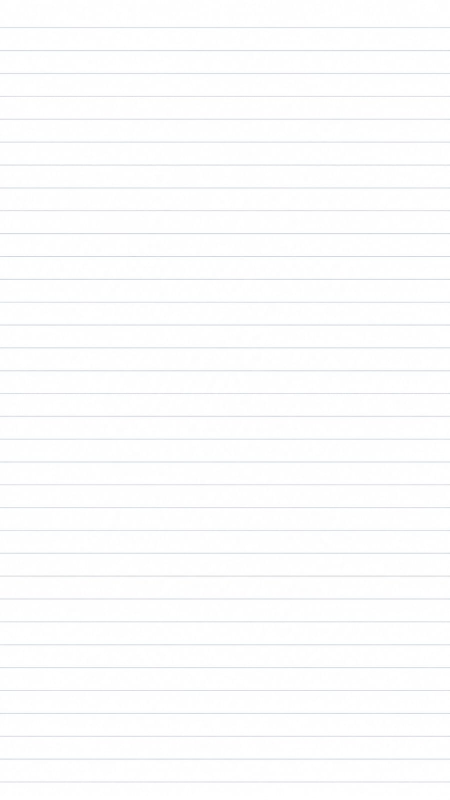
#> input picture BlankPage.jpeg, 900 x 1600 px (shown at 1/2 size); its folder holds only this picture in this run
$ python -i api.py   (imports and definitions only)
#> lines starting #> are read from the running program, lines starting #| are printed output that depends on the picture
#> further down, picture is the input picture: PIL image 900x1600 RGB; mean R, G, B 252.4, 252.7, 253
"""The OpenAI images/edits call, ported from notes-editor's handwrite.py.

Kept on stdlib ``urllib`` + hand-rolled multipart rather than the ``openai``
SDK, deliberately: this is the exact request shape that produces the approved
notes-editor output — ``image[]`` as repeated parts with the canvas first, and
``input_fidelity=high`` to hold the base paper and the reference hand. Going
through the SDK would put a version-dependent layer between us and a request
that is known to work.
"""
from __future__ import annotations

import base64
import io
import json
import os
import time
import urllib.error
import urllib.request
import uuid
from pathlib import Path

EDITS_URL = "https://api.openai.com/v1/images/edits"

PAGE_SIZE = (1024, 1536)          # portrait notebook page the API returns
DEFAULT_MODEL = "gpt-image-2"
DEFAULT_QUALITY = "medium"

# Transient failures worth another attempt: rate limit, origin errors.
_RETRY_CODES = (429, 500, 502, 503, 504, 520, 521, 522, 523, 524)

_ENV_LOADED = False


# [23 lines left out: function load_env, not called in this run]


class EndScreenshotError(RuntimeError):
    """Raised when an image cannot be produced (auth, quota, bad response)."""


# [21 lines left out: functions png_bytes, _multipart, not called in this run]


def fit_page(img):
    """Letterbox any page image onto the exact API canvas size.

    Padded with the page's own top-edge colour rather than black, so the model
    never sees a hard bar it might reproduce as part of the paper.
    """
    from PIL import Image

    im = img.convert("RGB")
    tw, th = PAGE_SIZE
    s = min(tw / im.width, th / im.height)
#> s = 0.96
    im = im.resize((max(1, int(im.width * s)), max(1, int(im.height * s))),
                   Image.LANCZOS)
    pad = im.getpixel((im.width // 2, 2))
#> pad = (255, 255, 255)
    canvas = Image.new("RGB", (tw, th), pad)
#> canvas: PIL image 1024x1536 RGB; every value is 255
    canvas.paste(im, ((tw - im.width) // 2, (th - im.height) // 2))
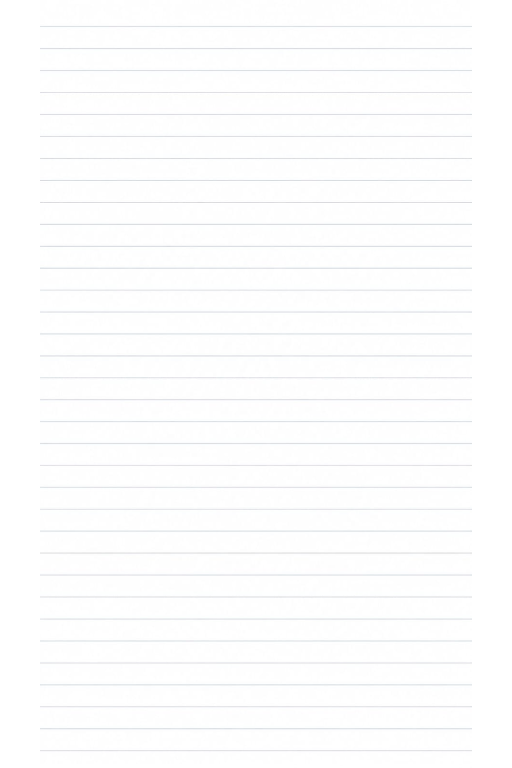
#> canvas: PIL image 1024x1536 RGB (shown at 1/2 size); mean R, G, B 252.8, 253, 253.3
    return canvas


def model_name() -> str:
    load_env()
    return os.environ.get("OPENAI_IMAGE_MODEL", DEFAULT_MODEL)


def quality_name(quality: str | None = None) -> str:
    load_env()
    return quality or os.environ.get("OPENAI_HANDWRITE_QUALITY", DEFAULT_QUALITY)


# [66 lines left out: function edit_image, not called in this run]

>>> from PIL import Image
>>> picture = Image.open('../BlankPage.jpeg')
>>> result = fit_page(picture)
